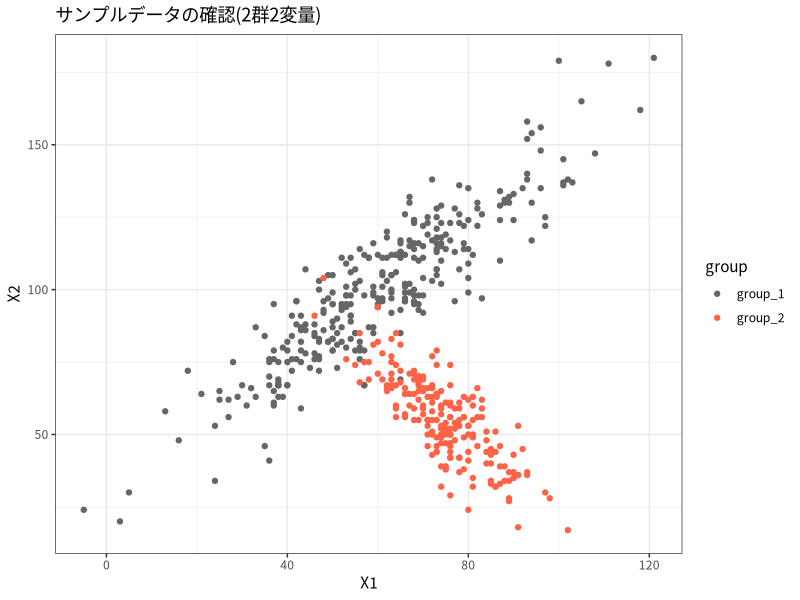
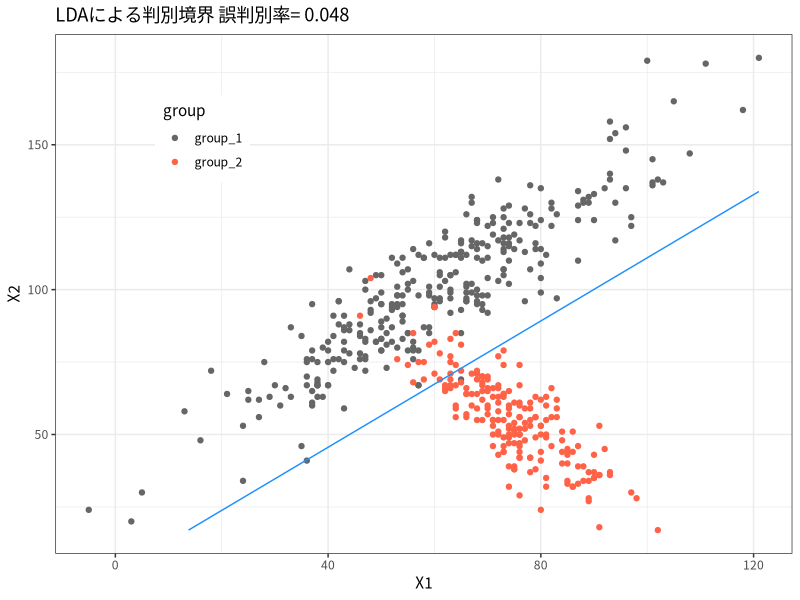
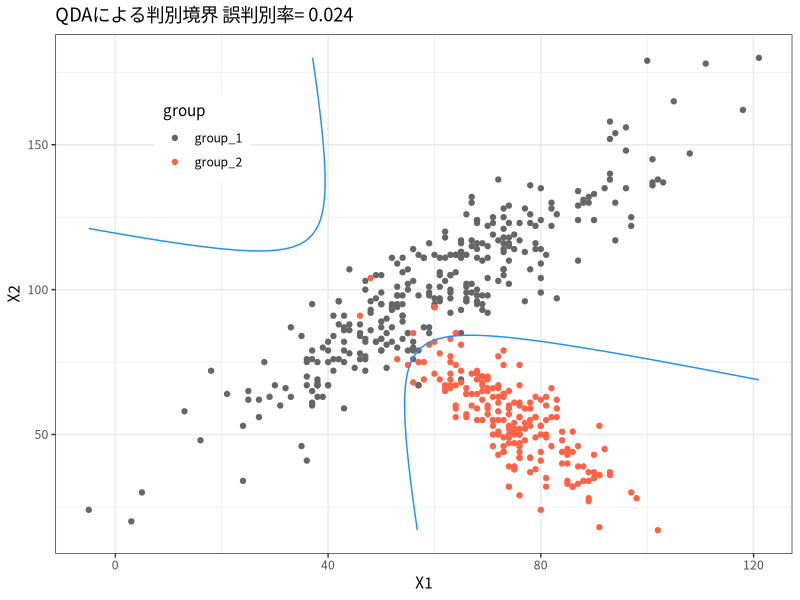
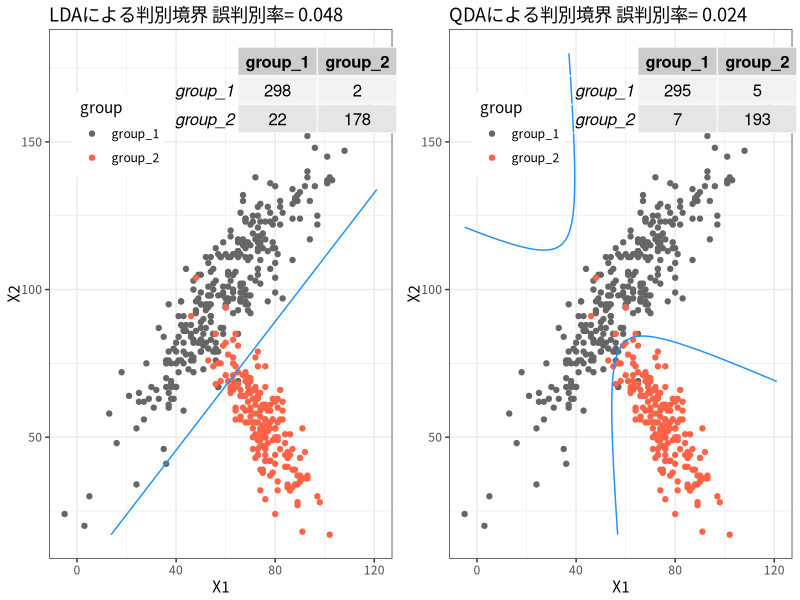

Write the R code that produced these figures, in order.
## ---- chunk 1
knitr::opts_chunk$set(echo = TRUE)
knitr::opts_chunk$set(dev = "ragg_png")
par(family = "Noto Sans CJK JP")
ggplot2::theme_set(ggplot2::theme_bw() + ggplot2::theme(text = ggplot2::element_text(family = "Noto Sans CJK JP")))
## ---- chunk 2
pkgs <- c("ggplot2", "skimr", "cowplot", "gridExtra")

for(i in seq_along(pkgs)) {
    if(!require(pkgs[[i]], character.only = TRUE)){
        install.packages(pkgs[[i]], dependencies = TRUE)
        library(pkgs[[i]], character.only = TRUE)
    }
}
## ---- chunk 3
# テスト用のデータ作成
## グループ1データ
set.seed(1234)
g1 <- matrix(rnorm(600), ncol = 2)
Cor_g1 <- matrix(c(1, .9, .9, 1), 2, 2) 
L_g1 <- chol(Cor_g1)
g1 <- g1 %*% L_g1
g1 <- round(sweep(g1, 2, c(20, 25), "*"))
g1 <- round(sweep(g1, 2, c(60, 100), "+"))

## グループ2データ
g2 <- matrix(rnorm(400), ncol = 2)
Cor_g2 <- matrix(c(1, -.8, -.8, 1), 2, 2)
L_g2 <- chol(Cor_g2)
g2 <- g2 %*% L_g2
g2 <- round(sweep(g2, 2, c(10, 15), "*"))
g2 <- round(sweep(g2, 2, c(75, 55), "+"))

## 両グループを結合
two_class_samp <- data.frame(
    rbind(g1, g2),
    class = c(rep("group_1", nrow(g1)), rep("group_2", nrow(g2)))
)

two_class_samp
## ---- chunk 4
# 群絵別のサンプル数
table(two_class_samp$class)
## ---- chunk 5
# データ全体の相関
cor(two_class_samp[, c("X1", "X2")]) |> round(3)
## ---- chunk 6
# 群別の相関
lapply(split(two_class_samp[, c("X1", "X2")], two_class_samp[, "class"]), 
       function(x) cor(x) |> round(3)) 
## ---- chunk 7
print(skim(two_class_samp))
## ---- chunk 8
# 可視化
two_class_samp |>
    ggplot(aes(x = X1, y = X2, color = factor(class))) +
    geom_point() +
    labs(title = "サンプルデータの確認(2群2変量)", color = "group") + 
    scale_color_manual(values = c("gray40", "tomato")) 
## ---- chunk 9
# 2群のLDA
two_class_lda <- function(data, class) {
    # data: 説明変数行列（class は含まない）
    # class: 分類クラスベクトル（2群）
    
    stopifnot(length(unique(class)) == 2)
    # 統計量
    n <- nrow(data)-2 # サンプル数
    two_class_list <- split(data, class) # 群別データ 
    two_class_S <- lapply(two_class_list, function(x) cov(x)) # 群別分散共分散行列
    two_class_n <- lapply(two_class_list, function(x) nrow(x)-1) # 群別サンプル数
    wgt_S <- Reduce("+", lapply(1:2, function(i) two_class_S[[i]]*two_class_n[[i]]/n)) # 重み付きS
    Sinv <- solve(wgt_S) # 共通S^-1
    two_class_mu <- lapply(two_class_list, function(x) colMeans(x)) # 群別の平均
    theta <- two_class_n[[1]]/nrow(data) # 所属確率
    # 判別関数の計算
    X <- data.matrix(data)
    a <- (two_class_mu[[1]] + two_class_mu[[2]])/2
    b <- Sinv %*% (two_class_mu[[1]] - two_class_mu[[2]])
    score <- apply(X, 1, function(x) t(x)%*%b - t(a)%*%b + log(theta/(1-theta)))
    # 判別結果の分類
    class <- ifelse(score >= 0, "group_1", "group_2")
    # 結果の格納
    return(list(score = as.vector(score), 
                class = as.vector(class),
                Sinv = Sinv,
                two_class_mu = two_class_mu,
                theta = theta))
}
# LDAの実行
res_lda <- two_class_lda(two_class_samp[, c("X1", "X2")], two_class_samp[, "class"])

## ---- chunk 10
# 判別結果
table(two_class_samp[, "class"], res_lda$class)
## ---- chunk 11
cnt_tbl <- as.data.frame.matrix(table(two_class_samp[, "class"], res_lda$class))

# 誤判別率
lda_err <- 1-sum(diag(as.matrix(cnt_tbl)))/sum(cnt_tbl) |> round(3)
lda_err
## ---- chunk 12
# LDAによる予測
predict_two_class_lda <- function(result, data) {
    # result:two_class_lda関数の結果object 
    # data:説明変数行列（class は含まない）
    
    # resultからの群別統計量
    Sinv <- result$Sinv
    two_class_mu <- result$two_class_mu
    theta <- result$theta
    
    stopifnot(ncol(Sinv) == ncol(data))
    # 判別関数の計算
    X <- data.matrix(data)
    a <- (two_class_mu[[1]] + two_class_mu[[2]])/2
    b <- Sinv %*% (two_class_mu[[1]] - two_class_mu[[2]])
    score <- apply(X, 1, function(x) t(x)%*%b - t(a)%*%b + log(theta/(1-theta)))
    # 判別結果の分類
    class <- ifelse(score >= 0, "group_1", "group_2")
    # 結果の格納
    return(list(score = as.vector(score), 
                class = as.vector(class)))
}

# scoring grid
data_rng <- apply(two_class_samp[, c("X1", "X2")], 2, range)
xp <- seq(data_rng[1, 1], data_rng[2, 1], length.out = 100)
yp <- seq(data_rng[1, 2], data_rng[2, 2], length.out = 100)
grid_plot <- expand.grid(X1 = xp, X2 = yp)

# predict LDA
grid_plot$lda_score <- predict_two_class_lda(res_lda, grid_plot[, 1:2])$score

# 判別境界
p_lda <- ggplot() + 
    geom_point(data = two_class_samp, aes(X1, X2, color = class)) +
    labs(title = paste("LDAによる判別境界", "誤判別率=", lda_err), color = "group") +
    scale_color_manual(values = c("gray40", "tomato")) +
    theme(legend.position = c(.2, .8)) +
    geom_contour(data = grid_plot, aes(X1, X2, z = lda_score), breaks = 0, col = "dodgerblue")
print(p_lda)

## ---- chunk 13
# 2群のQDA
two_class_qda <- function(data, class) {
    # data: 説明変数行列（class は含まない）
    # class: 分類クラスベクトル（2群）
    
    # 群別統計量
    two_class_list <- split(data, class)
    two_class_mu <- lapply(two_class_list, function(x) colMeans(x)) # 2群の平均
    two_class_Sinv <- lapply(two_class_list, function(x) solve(cov(x))) # 2群の分散共分散行列
    two_class_det <- lapply(two_class_list, function(x) det(cov(x))) # 2群の行列式
    two_class_n <- lapply(two_class_list, nrow) # 2群のサンプル数
    theta <- two_class_n[[1]]/nrow(data) # 群1の所属確率
    # 判別関数の計算
    X <- data.matrix(data)
    d_1 <- rowSums(sweep(X, 2, two_class_mu[[1]]) %*% two_class_Sinv[[1]] * sweep(X, 2, two_class_mu[[1]]))
    d_2 <- rowSums(sweep(X, 2, two_class_mu[[2]]) %*% two_class_Sinv[[2]] * sweep(X, 2, two_class_mu[[2]]))
    diff_d <- d_2-d_1
    score <- log(sqrt(two_class_det[[2]]/two_class_det[[1]])) + diff_d/2 + log(theta/(1-theta))
    # 判別結果の分類
    class <- ifelse(score >= 0, "group_1", "group_2")
    # 結果の格納
    return(list(score = score,
                class = class,
                two_class_mu = two_class_mu,
                two_class_Sinv = two_class_Sinv,
                two_class_det = two_class_det,
                theta = theta))
}
# QDAの実行
res_qda <- two_class_qda(two_class_samp[, c("X1", "X2")], two_class_samp[, "class"])

## ---- chunk 14
# 判別結果
table(two_class_samp[, "class"], res_qda$class)
## ---- chunk 15
cnt_tbl <- as.data.frame.matrix(table(two_class_samp[, "class"], res_qda$class))
# 誤判別率
qda_err <- 1-sum(diag(as.matrix(cnt_tbl)))/sum(cnt_tbl) |> round(3)
qda_err
## ---- chunk 16
# QDAによる予測
predict_two_class_qda <- function(result, data) {
    # result:two_class_qda関数の結果object 
    # data:説明変数行列（class は含まない）
    
    # resultからの群別統計量
    two_class_Sinv <- result$two_class_Sinv
    two_class_mu <- result$two_class_mu
    two_class_det <- result$two_class_det
    theta <- result$theta
    
    stopifnot( all(sapply(two_class_Sinv, function(i) ncol(i) == ncol(data))) )
    # 判別関数の計算
    X <- data.matrix(data)
    d_1 <- rowSums(sweep(X, 2, two_class_mu[[1]]) %*% two_class_Sinv[[1]] *
                       sweep(X, 2, two_class_mu[[1]]))
    d_2 <- rowSums(sweep(X, 2, two_class_mu[[2]]) %*% two_class_Sinv[[2]] *
                       sweep(X, 2, two_class_mu[[2]]))
    diff_d <- d_2-d_1
    score <- log(sqrt(two_class_det[[2]]/two_class_det[[1]])) + 1/2*(diff_d) + log(theta/(1-theta))
    # 判別結果の分類
    class <- ifelse(score >= 0, "group_1", "group_2")
    # 結果の格納
    return(list(score = as.vector(score), 
                class = as.vector(class)))
}

# predict QDA
grid_plot$qda_score <- predict_two_class_qda(res_qda, grid_plot[, c("X1", "X2")])$score

# 判別境界
p_qda <- ggplot() + 
    geom_point(data = two_class_samp, aes(X1, X2, color = class)) +
    labs(title = paste("QDAによる判別境界", "誤判別率=", qda_err), color = "group") +
    scale_color_manual(values = c("gray40", "tomato")) +
    theme(legend.position = c(.2, .8)) +
    geom_contour(data = grid_plot, aes(X1, X2, z = qda_score), breaks = 0, col = "dodgerblue")
print(p_qda)

## ---- chunk 17
p1 <- ggdraw(p_lda) + draw_grob(tableGrob(table(two_class_samp[, "class"], res_lda$class)), 
                          x = .2, y = .35)
p2 <- ggdraw(p_qda) + draw_grob(tableGrob(table(two_class_samp[, "class"], res_qda$class)), 
                          x = .2, y = .35)
plot_grid(p1, p2, label_size = 12, ncol = 2)

